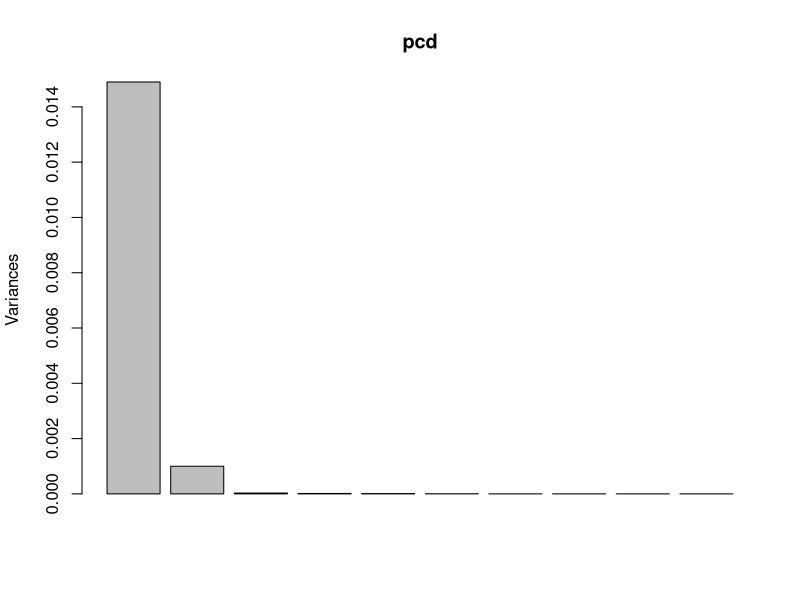
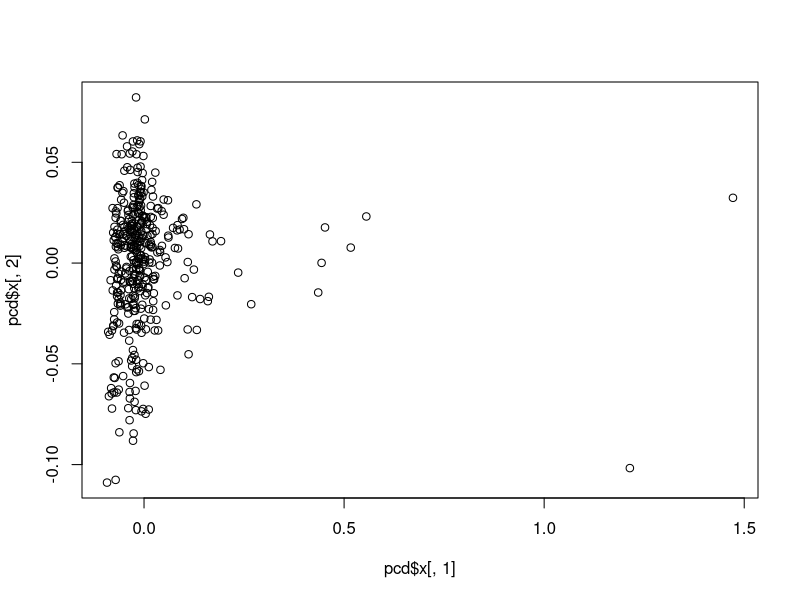
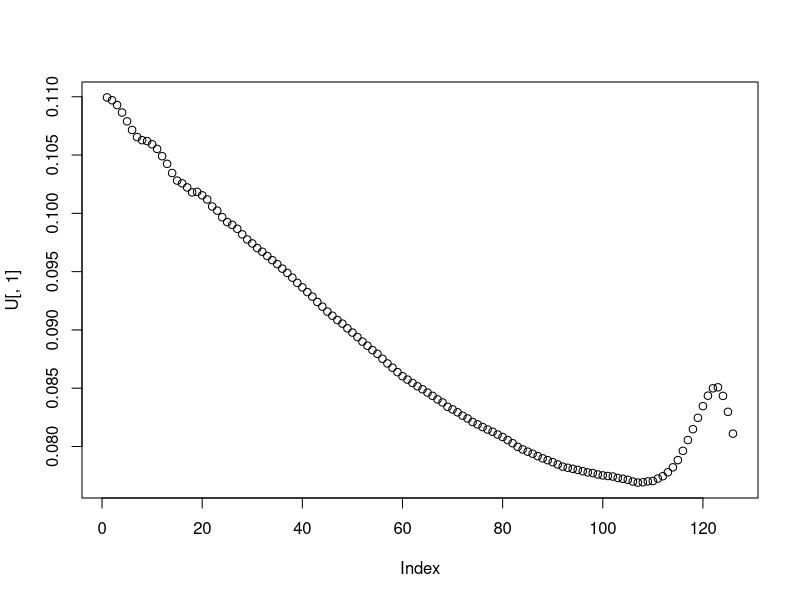
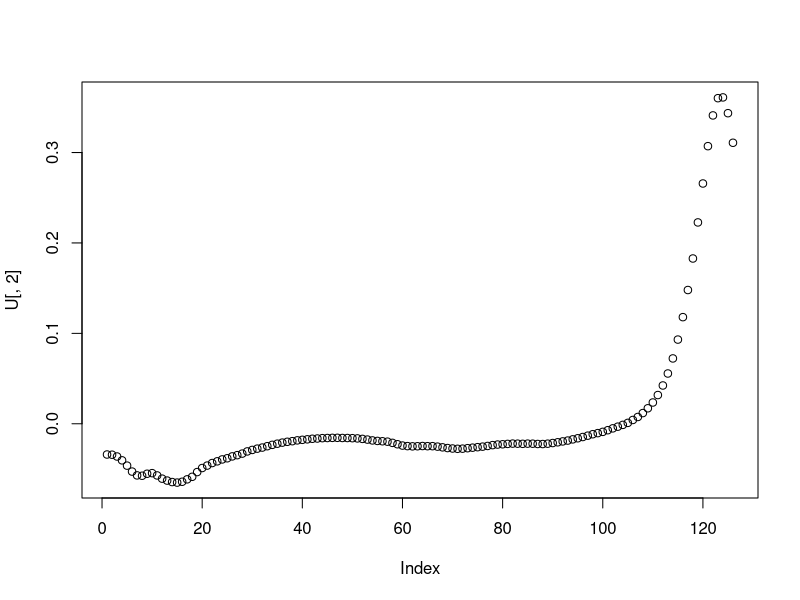
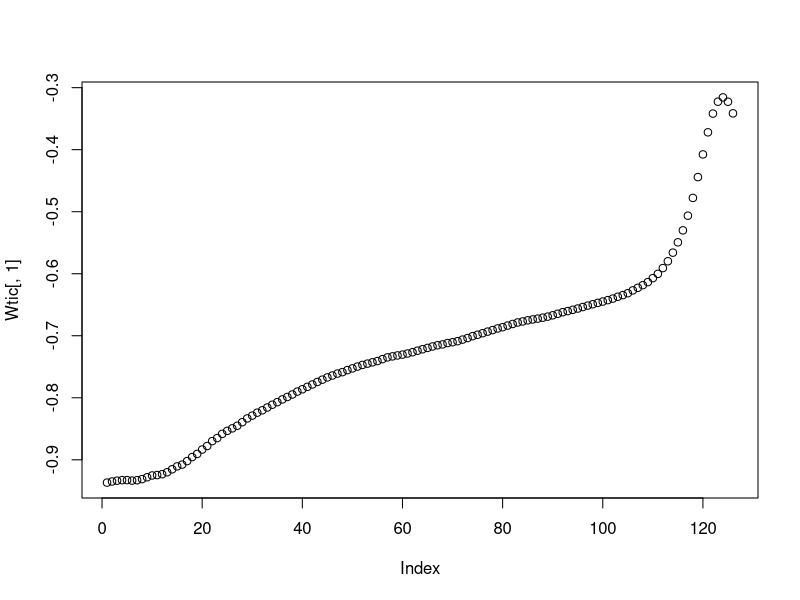
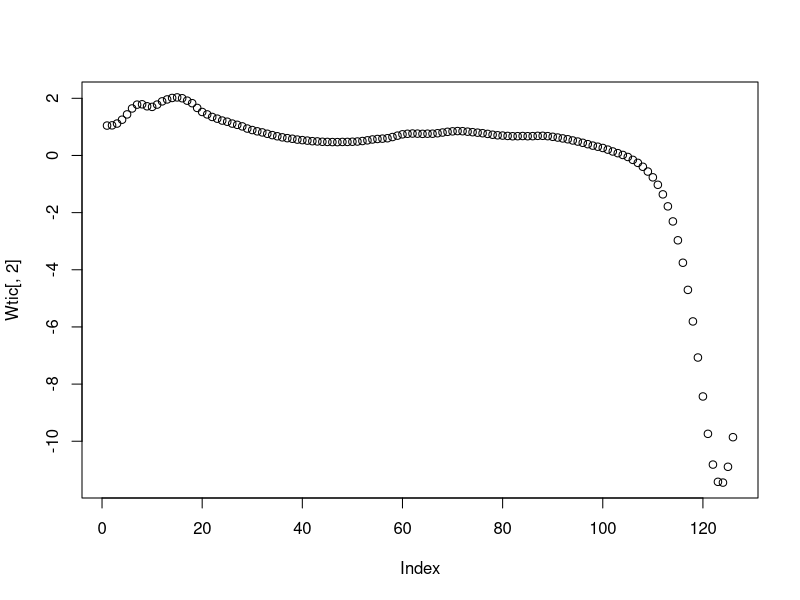
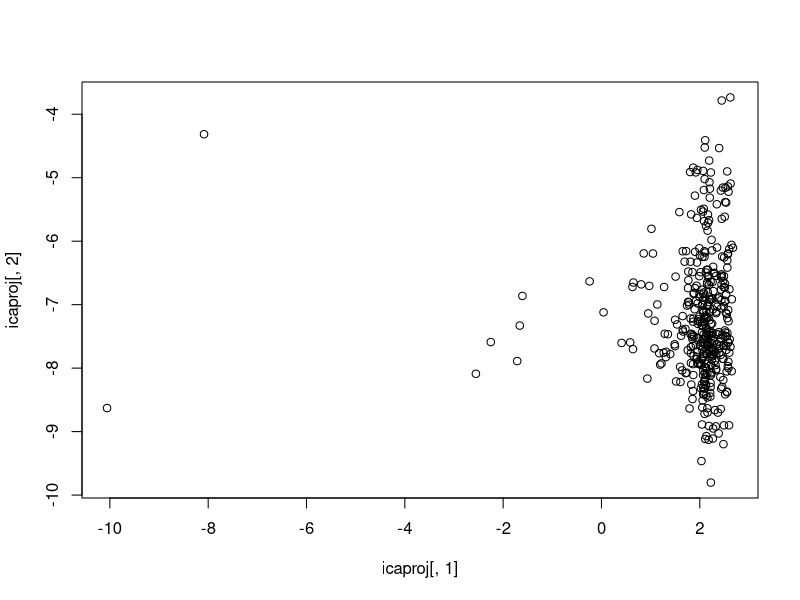
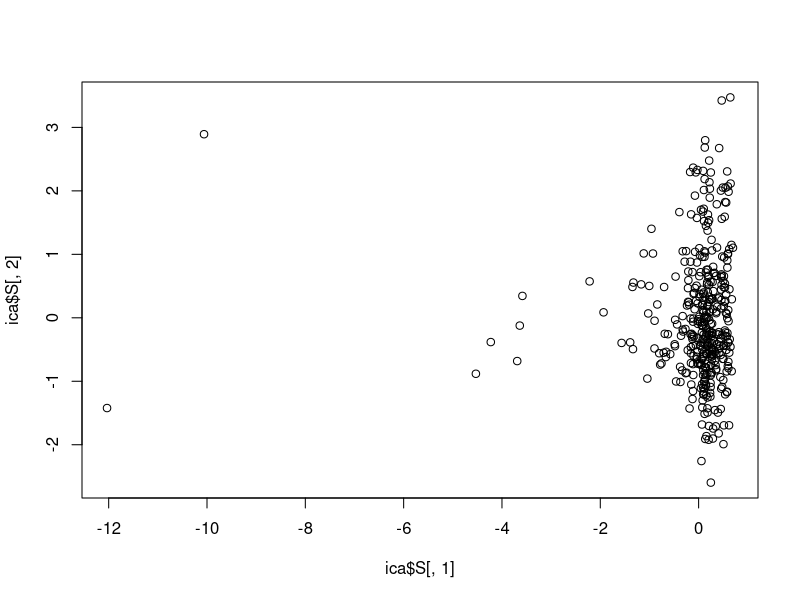

These charts were generated, in order, by the following R code:


spectra = read.csv("NIRSpectra.csv", header=TRUE, sep=";", dec=",")

label = spectra$Viscosity

spectra$Viscosity = c()

pcd = prcomp(spectra)

lambda = pcd$sdev^2
#lambda

sprintf("%2.3f", lambda/sum(lambda) * 100)

screeplot(pcd)

plot(pcd$x[,1], pcd$x[,2])

# Yes there are some unusual (outliers) diesel fuels. 

U = pcd$rotation

plot(U[,1])

plot(U[,2])

# The last ten variables explains most of PC2

#install.packages("fastICA")
set.seed(12345)
library(fastICA)

ica = fastICA(spectra, 2, alg.typ="parallel", fun="logcosh", alpha=1, method="R", row.norm = FALSE, maxit = 200, tol = 0.0001, verbose = TRUE)

Wtic = ica$K %*% ica$W

# K is the loadings from original data to the PCA and the W is the loading from PCA to ICA. Wtic is the transformation from originaldata directly to ICA

plot(Wtic[,1])

plot(Wtic[,2])

icaproj = as.matrix(spectra) %*% as.matrix(Wtic)

plot(icaproj[,1], icaproj[,2])

plot(ica$S[,1], ica$S[,2])

#install.packages("pls")

library(pls)
set.seed(12345)
pcr_model <- pcr(label~., data = spectra, scale = TRUE, validation = "CV")

summary(pcr_model)

plot(pcr_model)

validationplot(pcr_model, val.type="RMSEP")

which.min(pcr_model$validation$PRESS)
